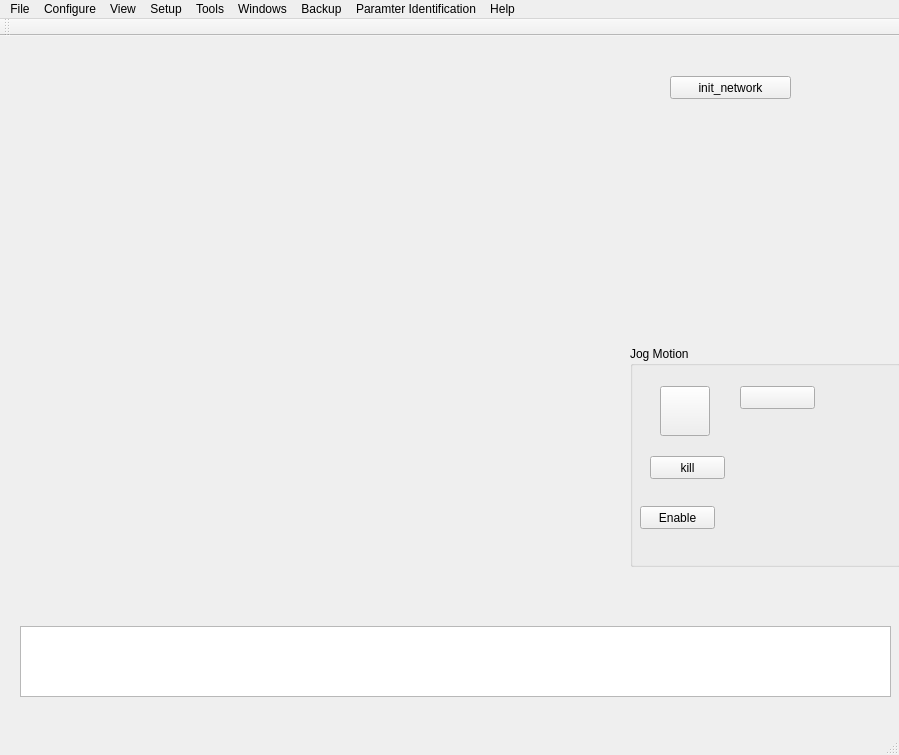
<?xml version="1.0" encoding="UTF-8"?>
<ui version="4.0">
 <class>VisualClipperClass</class>
 <widget class="QMainWindow" name="VisualClipperClass">
  <property name="geometry">
   <rect>
    <x>0</x>
    <y>0</y>
    <width>899</width>
    <height>755</height>
   </rect>
  </property>
  <property name="windowTitle">
   <string>VisualClipper</string>
  </property>
  <property name="windowIcon">
   <iconset resource="VisualClipper.qrc">
    <normaloff>:/VisualClipper/VisualClipper.ico</normaloff>:/VisualClipper/VisualClipper.ico</iconset>
  </property>
  <widget class="QWidget" name="centralWidget">
   <widget class="QPushButton" name="pushButton">
    <property name="geometry">
     <rect>
      <x>670</x>
      <y>40</y>
      <width>121</width>
      <height>23</height>
     </rect>
    </property>
    <property name="text">
     <string>init_network</string>
    </property>
   </widget>
   <widget class="QPlainTextEdit" name="m_console">
    <property name="geometry">
     <rect>
      <x>20</x>
      <y>590</y>
      <width>871</width>
      <height>71</height>
     </rect>
    </property>
    <property name="readOnly">
     <bool>true</bool>
    </property>
    <property name="overwriteMode">
     <bool>false</bool>
    </property>
   </widget>
   <widget class="QGroupBox" name="groupBox">
    <property name="geometry">
     <rect>
      <x>630</x>
      <y>310</y>
      <width>271</width>
      <height>221</height>
     </rect>
    </property>
    <property name="title">
     <string>Jog Motion</string>
    </property>
    <widget class="QPushButton" name="pushButton_2">
     <property name="geometry">
      <rect>
       <x>30</x>
       <y>40</y>
       <width>50</width>
       <height>50</height>
      </rect>
     </property>
     <property name="text">
      <string/>
     </property>
     <property name="icon">
      <iconset resource="VisualClipper.qrc">
       <normaloff>:/VisualClipper/forward.png</normaloff>:/VisualClipper/forward.png</iconset>
     </property>
     <property name="iconSize">
      <size>
       <width>80</width>
       <height>80</height>
      </size>
     </property>
     <property name="checkable">
      <bool>true</bool>
     </property>
    </widget>
    <widget class="QPushButton" name="pushButton_3">
     <property name="geometry">
      <rect>
       <x>110</x>
       <y>40</y>
       <width>75</width>
       <height>23</height>
      </rect>
     </property>
     <property name="text">
      <string/>
     </property>
     <property name="icon">
      <iconset resource="VisualClipper.qrc">
       <normaloff>:/VisualClipper/reverse.png</normaloff>:/VisualClipper/reverse.png</iconset>
     </property>
     <property name="iconSize">
      <size>
       <width>50</width>
       <height>50</height>
      </size>
     </property>
     <property name="checkable">
      <bool>true</bool>
     </property>
    </widget>
    <widget class="QPushButton" name="pushButton_4">
     <property name="geometry">
      <rect>
       <x>20</x>
       <y>110</y>
       <width>75</width>
       <height>23</height>
      </rect>
     </property>
     <property name="text">
      <string>kill</string>
     </property>
    </widget>
    <widget class="QPushButton" name="pushButton_5">
     <property name="geometry">
      <rect>
       <x>10</x>
       <y>160</y>
       <width>75</width>
       <height>23</height>
      </rect>
     </property>
     <property name="text">
      <string>Enable</string>
     </property>
    </widget>
   </widget>
   <widget class="QMdiArea" name="mdiArea">
    <property name="geometry">
     <rect>
      <x>0</x>
      <y>0</y>
      <width>431</width>
      <height>541</height>
     </rect>
    </property>
    <property name="background">
     <brush brushstyle="NoBrush">
      <color alpha="255">
       <red>0</red>
       <green>0</green>
       <blue>0</blue>
      </color>
     </brush>
    </property>
   </widget>
  </widget>
  <widget class="QMenuBar" name="menuBar">
   <property name="geometry">
    <rect>
     <x>0</x>
     <y>0</y>
     <width>899</width>
     <height>23</height>
    </rect>
   </property>
   <widget class="QMenu" name="menu">
    <property name="title">
     <string>File</string>
    </property>
    <addaction name="actionOpen_File"/>
    <addaction name="actionOpen_File_2"/>
    <addaction name="separator"/>
    <addaction name="actionExit"/>
   </widget>
   <widget class="QMenu" name="menu_2">
    <property name="title">
     <string>Configure</string>
    </property>
    <addaction name="actionI"/>
    <addaction name="actionP_Variables"/>
    <addaction name="actionQ_Variables"/>
    <addaction name="actionM_Variables"/>
    <addaction name="separator"/>
    <addaction name="actionCoord_System"/>
   </widget>
   <widget class="QMenu" name="menu_3">
    <property name="title">
     <string>View</string>
    </property>
    <addaction name="actionTernimal"/>
    <addaction name="actionWatch_Window"/>
    <addaction name="actionPosition"/>
    <addaction name="actionJog_Ribbon"/>
    <addaction name="separator"/>
   </widget>
   <widget class="QMenu" name="menu_4">
    <property name="title">
     <string>Setup</string>
    </property>
    <addaction name="actionGenaral_Setup_and_Options"/>
   </widget>
   <widget class="QMenu" name="menu_5">
    <property name="title">
     <string>Tools</string>
    </property>
    <addaction name="actionPMAC_plot_2"/>
   </widget>
   <widget class="QMenu" name="menu_6">
    <property name="title">
     <string>Windows</string>
    </property>
    <addaction name="actionPMAC_plot"/>
    <addaction name="actionClose_All"/>
   </widget>
   <widget class="QMenu" name="menu_7">
    <property name="title">
     <string>Help</string>
    </property>
    <addaction name="actionBug_Repoeting"/>
    <addaction name="actionAbout"/>
   </widget>
   <widget class="QMenu" name="menuBackup">
    <property name="title">
     <string>Backup</string>
    </property>
   </widget>
   <widget class="QMenu" name="menuParamter_Identification">
    <property name="title">
     <string>Paramter Identification</string>
    </property>
   </widget>
   <addaction name="menu"/>
   <addaction name="menu_2"/>
   <addaction name="menu_3"/>
   <addaction name="menu_4"/>
   <addaction name="menu_5"/>
   <addaction name="menu_6"/>
   <addaction name="menuBackup"/>
   <addaction name="menuParamter_Identification"/>
   <addaction name="menu_7"/>
  </widget>
  <widget class="QToolBar" name="mainToolBar">
   <attribute name="toolBarArea">
    <enum>TopToolBarArea</enum>
   </attribute>
   <attribute name="toolBarBreak">
    <bool>false</bool>
   </attribute>
  </widget>
  <widget class="QStatusBar" name="statusBar"/>
  <action name="actionOpen_File">
   <property name="checkable">
    <bool>false</bool>
   </property>
   <property name="text">
    <string>New File</string>
   </property>
  </action>
  <action name="actionOpen_File_2">
   <property name="text">
    <string>Open File</string>
   </property>
  </action>
  <action name="actionExit">
   <property name="text">
    <string>Exit</string>
   </property>
  </action>
  <action name="actionI">
   <property name="text">
    <string>I-Variables </string>
   </property>
  </action>
  <action name="actionP_Variables">
   <property name="text">
    <string>P-Variables</string>
   </property>
  </action>
  <action name="actionQ_Variables">
   <property name="text">
    <string>Q-Variables</string>
   </property>
  </action>
  <action name="actionM_Variables">
   <property name="text">
    <string>M-Variables</string>
   </property>
  </action>
  <action name="actionCoord_System">
   <property name="text">
    <string>Coordinate System</string>
   </property>
  </action>
  <action name="actionTernimal">
   <property name="text">
    <string>Ternimal</string>
   </property>
  </action>
  <action name="actionWatch_Window">
   <property name="text">
    <string>Watch Window</string>
   </property>
  </action>
  <action name="actionPosition">
   <property name="text">
    <string>Position</string>
   </property>
  </action>
  <action name="actionJog_Ribbon">
   <property name="text">
    <string>Jog Ribbon</string>
   </property>
  </action>
  <action name="actionGenaral_Setup_and_Options">
   <property name="text">
    <string>Genaral Setup and Options</string>
   </property>
  </action>
  <action name="actionBug_Repoeting">
   <property name="text">
    <string>Bug Reporting</string>
   </property>
  </action>
  <action name="actionAbout">
   <property name="text">
    <string>About</string>
   </property>
  </action>
  <action name="actionPMAC_plot">
   <property name="text">
    <string>Close</string>
   </property>
  </action>
  <action name="actionPMAC_plot_2">
   <property name="text">
    <string>PMAC plot</string>
   </property>
  </action>
  <action name="actionClose_All">
   <property name="text">
    <string>Close All</string>
   </property>
  </action>
 </widget>
 <layoutdefault spacing="6" margin="11"/>
 <resources>
  <include location="VisualClipper.qrc"/>
 </resources>
 <connections>
  <connection>
   <sender>pushButton</sender>
   <signal>clicked()</signal>
   <receiver>VisualClipperClass</receiver>
   <slot>init_network()</slot>
   <hints>
    <hint type="sourcelabel">
     <x>670</x>
     <y>97</y>
    </hint>
    <hint type="destinationlabel">
     <x>264</x>
     <y>66</y>
    </hint>
   </hints>
  </connection>
  <connection>
   <sender>pushButton_2</sender>
   <signal>clicked()</signal>
   <receiver>VisualClipperClass</receiver>
   <slot>jog_forward()</slot>
   <hints>
    <hint type="sourcelabel">
     <x>660</x>
     <y>385</y>
    </hint>
    <hint type="destinationlabel">
     <x>348</x>
     <y>125</y>
    </hint>
   </hints>
  </connection>
  <connection>
   <sender>pushButton_3</sender>
   <signal>clicked()</signal>
   <receiver>VisualClipperClass</receiver>
   <slot>jog_reverse()</slot>
   <hints>
    <hint type="sourcelabel">
     <x>740</x>
     <y>385</y>
    </hint>
    <hint type="destinationlabel">
     <x>279</x>
     <y>153</y>
    </hint>
   </hints>
  </connection>
  <connection>
   <sender>pushButton_4</sender>
   <signal>clicked()</signal>
   <receiver>VisualClipperClass</receiver>
   <slot>jog_kill()</slot>
   <hints>
    <hint type="sourcelabel">
     <x>650</x>
     <y>455</y>
    </hint>
    <hint type="destinationlabel">
     <x>334</x>
     <y>188</y>
    </hint>
   </hints>
  </connection>
  <connection>
   <sender>pushButton_5</sender>
   <signal>clicked(bool)</signal>
   <receiver>VisualClipperClass</receiver>
   <slot>enabled(bool)</slot>
   <hints>
    <hint type="sourcelabel">
     <x>640</x>
     <y>505</y>
    </hint>
    <hint type="destinationlabel">
     <x>382</x>
     <y>230</y>
    </hint>
   </hints>
  </connection>
  <connection>
   <sender>actionOpen_File</sender>
   <signal>triggered()</signal>
   <receiver>VisualClipperClass</receiver>
   <slot>VCFilesnew()</slot>
   <hints>
    <hint type="sourcelabel">
     <x>-1</x>
     <y>-1</y>
    </hint>
    <hint type="destinationlabel">
     <x>449</x>
     <y>359</y>
    </hint>
   </hints>
  </connection>
  <connection>
   <sender>actionOpen_File_2</sender>
   <signal>triggered()</signal>
   <receiver>VisualClipperClass</receiver>
   <slot>VCFilesopen()</slot>
   <hints>
    <hint type="sourcelabel">
     <x>-1</x>
     <y>-1</y>
    </hint>
    <hint type="destinationlabel">
     <x>449</x>
     <y>359</y>
    </hint>
   </hints>
  </connection>
  <connection>
   <sender>actionExit</sender>
   <signal>triggered()</signal>
   <receiver>VisualClipperClass</receiver>
   <slot>close()</slot>
   <hints>
    <hint type="sourcelabel">
     <x>-1</x>
     <y>-1</y>
    </hint>
    <hint type="destinationlabel">
     <x>449</x>
     <y>377</y>
    </hint>
   </hints>
  </connection>
 </connections>
 <slots>
  <slot>jog_forward()</slot>
  <slot>jog_reverse()</slot>
  <slot>jog_kill()</slot>
  <slot>jog_stop()</slot>
  <slot>enabled(bool)</slot>
  <slot>init_network()</slot>
  <slot>VCFilesopen()</slot>
  <slot>VCFilesnew()</slot>
 </slots>
</ui>
